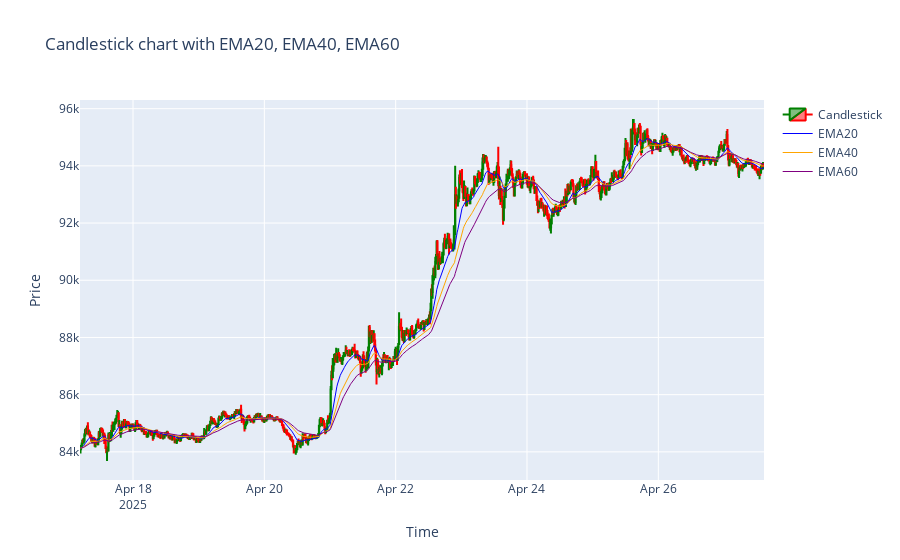

Notebook code cell kept with this figure:
### Code cell
# 繪製 K 線圖和 EMA 線

fig = go.Figure()

# K 線圖
fig.add_trace(go.Candlestick(
    x=kLine_df['time'],
    open=kLine_df['open'],
    high=kLine_df['high'],
    low=kLine_df['low'],
    close=kLine_df['close'],
    increasing_line_color='green',
    decreasing_line_color='red',
    name='Candlestick'
))

# EMA 線
fig.add_trace(go.Scatter(
    x=kLine_df['time'],
    y=kLine_df['EMA20'],
    mode='lines',
    line=dict(color='blue', width=1),
    name='EMA20'
))
fig.add_trace(go.Scatter(
    x=kLine_df['time'],
    y=kLine_df['EMA40'],
    mode='lines',
    line=dict(color='orange', width=1),
    name='EMA40'
))
fig.add_trace(go.Scatter(
    x=kLine_df['time'],
    y=kLine_df['EMA60'],
    mode='lines',
    line=dict(color='purple', width=1),
    name='EMA60'
))

fig.update_layout(
    title='Candlestick chart with EMA20, EMA40, EMA60',
    xaxis_title='Time',
    yaxis_title='Price',
    xaxis_rangeslider_visible=False
)

fig.show()

### Figure 1 — Plotly figure (JSON) as saved in the notebook; plotly's stock layout.template omitted (floating-point values rounded to 4 significant figures; data arrays with more than 128 entries replaced by an {"elided": "..."} marker saying what was removed)
{"data": [{"close": {"elided": "1000 float values"}, "decreasing": {"line": {"color": "red"}}, "high": {"elided": "1000 float values"}, "increasing": {"line": {"color": "green"}}, "low": {"elided": "1000 float values"}, "name": "Candlestick", "open": {"elided": "1000 float values"}, "type": "candlestick", "x": {"elided": "1000 str values"}}, {"line": {"color": "blue", "width": 1}, "mode": "lines", "name": "EMA20", "type": "scatter", "x": {"elided": "1000 str values"}, "y": {"elided": "1000 float values"}}, {"line": {"color": "orange", "width": 1}, "mode": "lines", "name": "EMA40", "type": "scatter", "x": {"elided": "1000 str values"}, "y": {"elided": "1000 float values"}}, {"line": {"color": "purple", "width": 1}, "mode": "lines", "name": "EMA60", "type": "scatter", "x": {"elided": "1000 str values"}, "y": {"elided": "1000 float values"}}], "layout": {"title": {"text": "Candlestick chart with EMA20, EMA40, EMA60"}, "xaxis": {"rangeslider": {"visible": false}, "title": {"text": "Time"}}, "yaxis": {"title": {"text": "Price"}}}}
